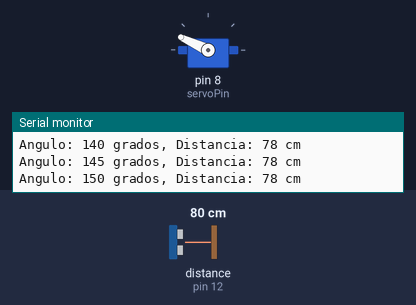
The sketch below on a simulated Arduino Uno, built with avr-gcc and run on an emulated ATmega328P. Shown: servo, the last lines printed to the serial monitor. Wiring (inferred from the names in the program): ultrasonic range finder: trigger pin 11; echo pin 12. The inputs (shaded band) are chosen by the test bench; at power-on: distance to the obstacle (sensor on pin 12) 80 cm. The echo pulse lasts 58.3 µs per cm.

Above: at 1.7 s.
1.8 s: distance to the obstacle (sensor on pin 12) set to 250 cm
At 2.3 s:
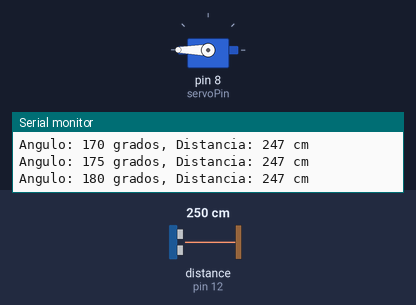
4.8 s: distance to the obstacle (sensor on pin 12) set to 2 cm
At 5.25 s:
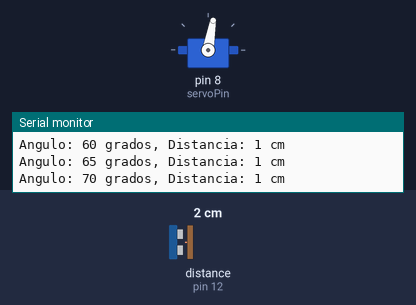
7.8 s: distance to the obstacle (sensor on pin 12) set to 120 cm
At 8.3 s:
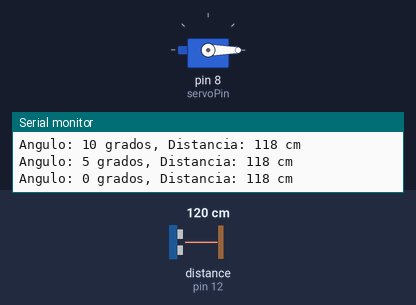
Timing chart, 0 to 16.8 s (numbered marks = the images above; inputs shaded):
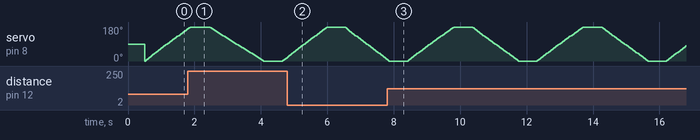

The sketch:

code-2.ino
```cpp
#include <Servo.h> // libreria

//
const int trigPin = 11;
const int echoPin = 12;


Servo miServo;
const int servoPin = 8;

long leerDistanciaCm() {
  // cada seccion a 2 microsecondos
  digitalWrite(trigPin, LOW);
  delayMicroseconds(2);

  // 10 microsecondos por pulso despues de ejecutarse
  digitalWrite(trigPin, HIGH);
  delayMicroseconds(10);
  digitalWrite(trigPin, LOW);

  // tiempo (20ms) a un alcance aproximado de 3.4 metros.
  long duracion = pulseIn(echoPin, HIGH, 20000);

  // rango de error
  if (duracion == 0) {
    return -1; // identificado para dar la notificacion
  }

  // calculo de distancia aproximada
  return duracion * 0.034 / 2;
}

void setup() {

  pinMode(trigPin, OUTPUT);
  pinMode(echoPin, INPUT);


  miServo.attach(servoPin);

  //
  Serial.begin(9600);

  // posicion del servo a iniciar
  miServo.write(90);
  delay(500); // en tiempo lo qeu son 90 grados
}

void loop() {
  for (int angulo = 0; angulo <= 180; angulo += 5) {
    miServo.write(angulo);
    delay(30);

    long distancia = leerDistanciaCm();
    Serial.print("Angulo: ");
    Serial.print(angulo);
    Serial.print(" grados, Distancia: ");

    if (distancia == -1) {
      Serial.println("Fuera de rango"); // no detecta el rango
    } else {
      Serial.print(distancia); // imprime la distancia
      Serial.println(" cm");
    }
  }

  delay(500);

  for (int angulo = 180; angulo >= 0; angulo -= 5) {
    miServo.write(angulo);
    delay(30);

    long distancia = leerDistanciaCm(); // reconocer distancia
    Serial.print("Angulo: ");
    Serial.print(angulo);
    Serial.print(" grados, Distancia: ");

    if (distancia == -1) {
      Serial.println("Fuera de rango");
    } else {
      Serial.print(distancia);
      Serial.println(" cm");
    }
  }
  delay(500); // la pausa
}
```
